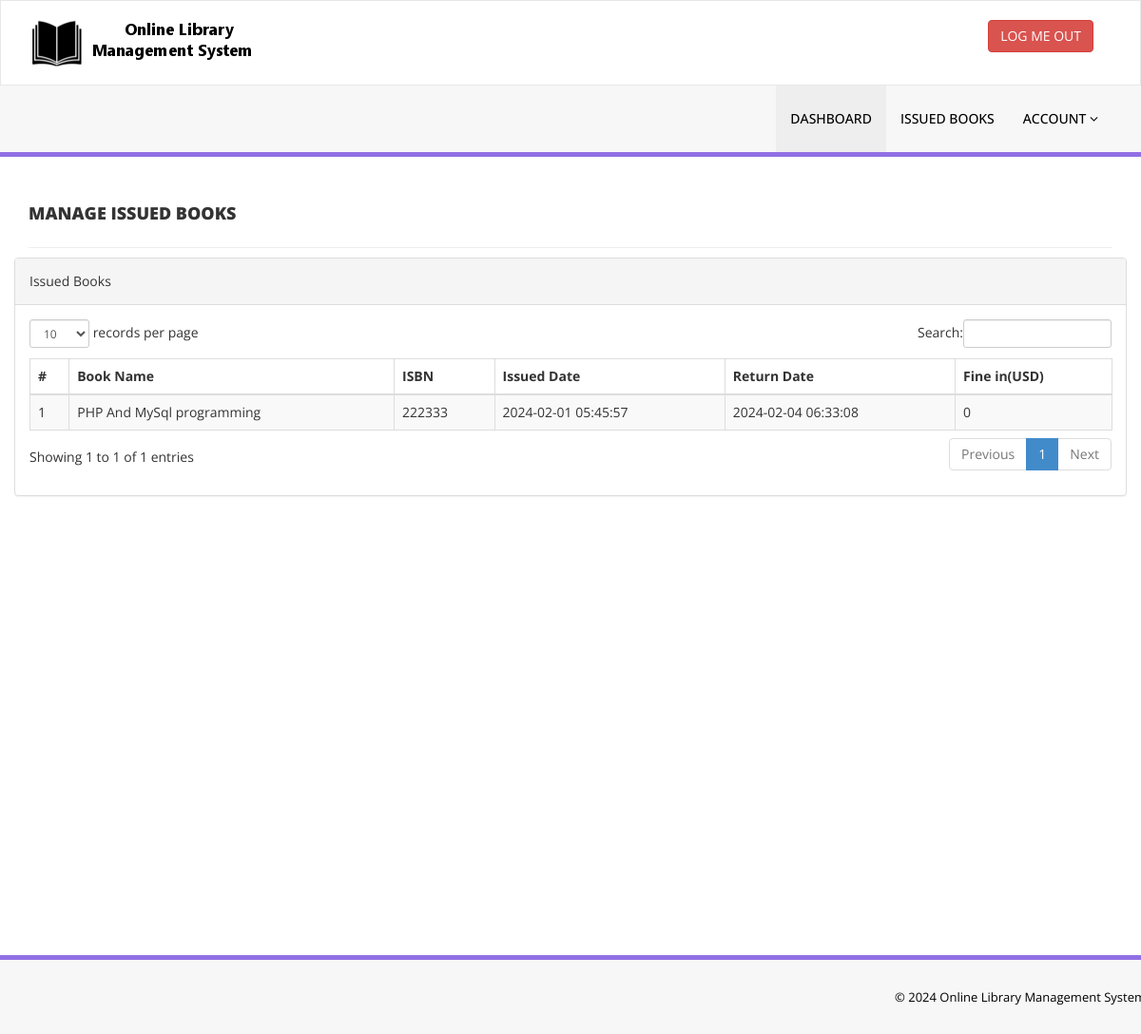
/library/issued-books.php (signed in), run on the app's committed database.
### tables this page shows
CREATE TABLE `tblissuedbookdetails` (
  `id` int(11) NOT NULL,
  `BookId` int(11) DEFAULT NULL,
  `StudentID` varchar(150) DEFAULT NULL,
  `IssuesDate` timestamp NULL DEFAULT current_timestamp(),
  `ReturnDate` timestamp NULL DEFAULT NULL ON UPDATE current_timestamp(),
  `RetrunStatus` int(1) DEFAULT NULL,
  `fine` int(11) DEFAULT NULL
);

CREATE TABLE `tblbooks` (
  `id` int(11) NOT NULL,
  `BookName` varchar(255) DEFAULT NULL,
  `CatId` int(11) DEFAULT NULL,
  `AuthorId` int(11) DEFAULT NULL,
  `ISBNNumber` varchar(25) DEFAULT NULL,
  `BookPrice` decimal(10,2) DEFAULT NULL,
  `bookImage` varchar(250) NOT NULL,
  `isIssued` int(1) DEFAULT NULL,
  `RegDate` timestamp NULL DEFAULT current_timestamp(),
  `UpdationDate` timestamp NULL DEFAULT NULL ON UPDATE current_timestamp()
);

### library/issued-books.php (the view, shortened to what this page needs)
<?php
include('includes/config.php');
if(strlen($_SESSION['login'])==0)
    {
header('location:index.php');
}
else{
    ?>
<!DOCTYPE html>
<html xmlns="http://www.w3.org/1999/xhtml">
<head>
    <link href="assets/css/bootstrap.css" rel="stylesheet" />
    <link href="assets/css/font-awesome.css" rel="stylesheet" />
    <link href="assets/js/dataTables/dataTables.bootstrap.css" rel="stylesheet" />
    <link href="assets/css/style.css" rel="stylesheet" />
</head>
<body>
<?php include('includes/header.php');?>
    <div class="content-wrapper">
         <div class="container">
        <div class="row pad-botm">
            <div class="col-md-12">
                <h4 class="header-line">Manage Issued Books</h4>
    </div>
            <div class="row">
                <div class="col-md-12">
                    <div class="panel panel-default">
                        <div class="panel-heading">
                          Issued Books
                        </div>
                        <div class="panel-body">
                            <div class="table-responsive">
                                <table class="table table-striped table-bordered table-hover" id="dataTables-example">
                                    <thead>
                                        <tr>
                                            <th>#</th>
                                            <th>Book Name</th>
                                            <th>ISBN </th>
                                            <th>Issued Date</th>
                                            <th>Return Date</th>
                                            <th>Fine in(USD)</th>
                                        </tr>
                                    </thead>
                                    <tbody>
<?php
$sid=$_SESSION['stdid'];
$sql="SELECT tblbooks.BookName,tblbooks.ISBNNumber,tblissuedbookdetails.IssuesDate,tblissuedbookdetails.ReturnDate,tblissuedbookdetails.id as rid,tblissuedbookdetails.fine from  tblissuedbookdetails join tblstudents on tblstudents.StudentId=tblissuedbookdetails.StudentId join tblbooks on tblbooks.id=tblissuedbookdetails.BookId where tblstudents.StudentId=:sid order by tblissuedbookdetails.id desc";
$query = $dbh -> prepare($sql);
$query-> bindParam(':sid', $sid, PDO::PARAM_STR);
$query->execute();
$results=$query->fetchAll(PDO::FETCH_OBJ);
$cnt=1;
if($query->rowCount() > 0)
{
foreach($results as $result)
{               ?>
                                        <tr class="odd gradeX">
                                            <td class="center"><?php echo htmlentities($cnt);?></td>
                                            <td class="center"><?php echo htmlentities($result->BookName);?></td>
                                            <td class="center"><?php echo htmlentities($result->ISBNNumber);?></td>
                                            <td class="center"><?php echo htmlentities($result->IssuesDate);?></td>
                                            <td class="center"><?php if($result->ReturnDate=="")
                                            {?>
                                            <span style="color:red">
                                             <?php   echo htmlentities("Not Return Yet"); ?>
                                                </span>
                                            <?php } else {
                                            echo htmlentities($result->ReturnDate);
                                        }
                                            ?></td>
                                              <td class="center"><?php echo htmlentities($result->fine);?></td>
                                        </tr>
 <?php $cnt=$cnt+1;}} ?>
                                    </tbody>
                                </table>
                            </div>
                        </div>
                    </div>
                </div>
            </div>
    </div>
    </div>
    </div>
  <?php include('includes/footer.php');?>
</body>
</html>
<?php } ?>

### library/assets/css/style.css (style rules this page uses)
.content-wrapper { margin-top: 40px; min-height:800px; padding-bottom:90px; }
.header-line { font-weight:900; padding-bottom:25px; border-bottom:1px solid #eeeeee; text-transform:uppercase; }
.pad-botm { padding-bottom:30px; }

### data on the page
tblissuedbookdetails: BookId.BookName "PHP And MySql programming", BookId.ISBNNumber "222333", IssuesDate "2024-02-01 05:45:57", ReturnDate "2024-02-04 06:33:08", fine "0"
